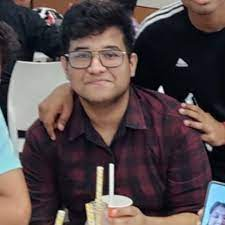
#> input picture ch01/assets/download.jpg, 225 x 225 px
$ python main.py
#> lines starting #> are read from the running program, lines starting #| are printed output that depends on the picture
import numpy as np
import cv2

img = cv2.imread("./assets/download.jpg",0)
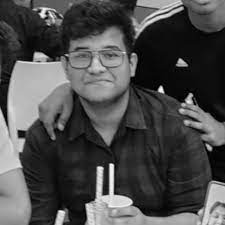
#> img: shape (225, 225); min 0, max 255, mean 76
img = cv2.resize(img,(400,400))
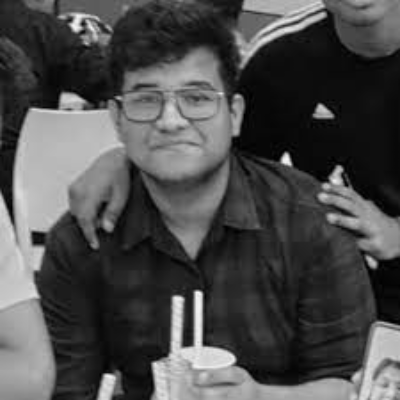
#> img: shape (400, 400); min 0, max 247, mean 75.9
img = cv2.rotate(img, cv2.ROTATE_90_COUNTERCLOCKWISE)
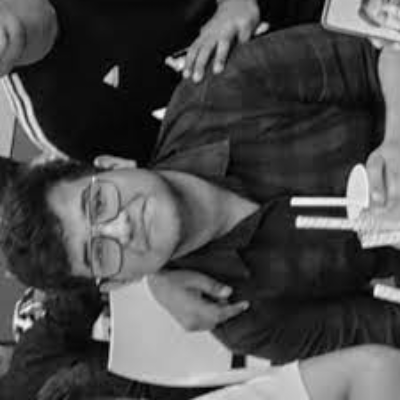
#> img: shape (400, 400); min 0, max 247, mean 75.9
img = cv2.rotate(img, cv2.ROTATE_90_COUNTERCLOCKWISE)
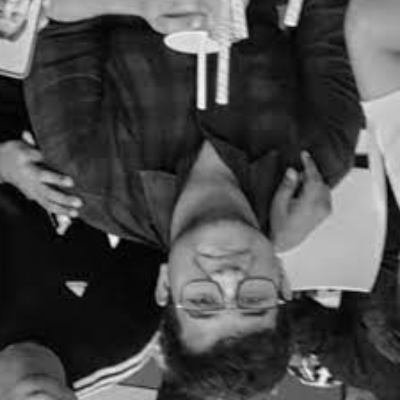
#> img: shape (400, 400); min 0, max 247, mean 75.9
cv2.imshow("image",img)
cv2.waitKey(0)
cv2.namedWindow("Image",cv2.WINDOW_NORMAL)

$ run again, with ch01/assets/soubhik.png saved as ch01/assets/download.jpg
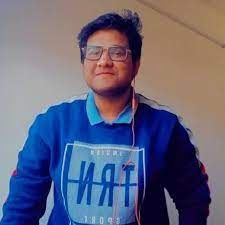
#> input picture ch01/assets/soubhik.png, 225 x 225 px
#> `img = cv2.rotate(img, cv2.ROTATE_90_COUNTERCLOCKWISE)`:
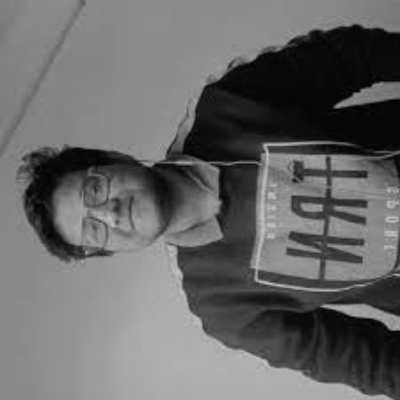
#> img: shape (400, 400); min 0, max 199, mean 103.4
#> `img = cv2.rotate(img, cv2.ROTATE_90_COUNTERCLOCKWISE)`:
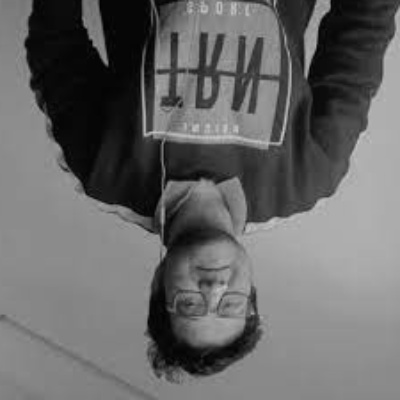
#> img: shape (400, 400); min 0, max 199, mean 103.4
